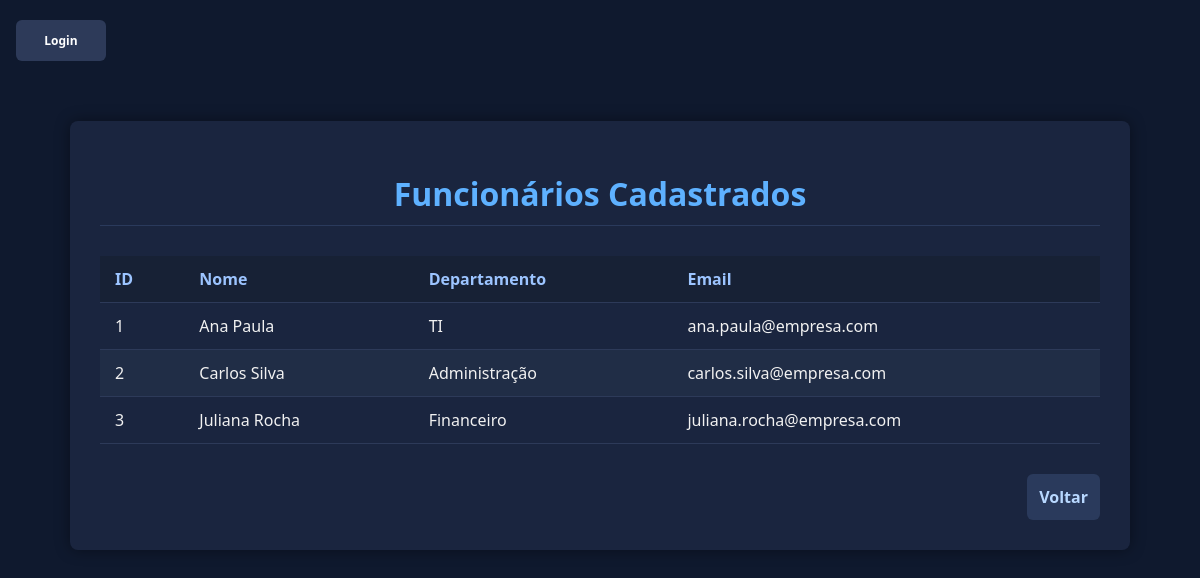
The page /funcionario on the database its author committed.
### tables this page shows
CREATE TABLE Funcionarios (
            id INTEGER PRIMARY KEY AUTOINCREMENT,
            nome TEXT,
            departamento TEXT,
            email TEXT
        );

### app.py (the view)
@app.route("/funcionario")
def funcionario():
    conexao = criar_conexao()
    funcionarios = Funcionario.listar(conexao)
    conexao.close()
    return render_template("funcionario.html", funcionarios=funcionarios)

### app.py (called while the page is built)
@app.context_processor
def adicionar_usuario_logado():
    return {"usuario_logado": "usuario_id" in session}

### db.py (called while the page is built)
def criar_conexao():
    return sqlite3.connect('estoque.db')

### models/funcionario.py (called while the page is built)
    @staticmethod
    def listar(conexao):
        cursor = conexao.cursor()
        cursor.execute("SELECT * FROM Funcionarios")
        resultados = cursor.fetchall()
        equipamentos = []
        for row in resultados:
            equipamento = Funcionario(*row)
            equipamentos.append(equipamento)
        return equipamentos

### templates/funcionario.html (shortened to what this page needs)
{% extends "base.html"%}
{% block conteudo %}
    <h1 class="titulo_eq">Funcionários Cadastrados</h1>
    {% if funcionarios %}
        <table>
            <thead>
                <tr>
                    <th>ID</th>
                    <th>Nome</th>
                    <th>Departamento</th>
                    <th>Email</th>
                </tr>
            </thead>
            <tbody>
                {% for f in funcionarios %}
                <tr>
                    <td>{{ f.id }}</td>
                    <td>{{ f.nome }}</td>
                    <td>{{ f.departamento }}</td>
                    <td>{{ f.email }}</td>
                </tr>
                {% endfor %}
            </tbody>
        </table>
        {% else %}
            <div class ="alert">Nenhum funcionario cadastrado!</div>
        {% endif %}
    <div class="botoes">
        <a href="{{ url_for('index') }}" class="voltar">Voltar</a>
    </div>
{% endblock %}

### static/style.css (style rules this page uses)
body { margin: 0; padding: 0; font-family: 'Segoe UI', sans-serif; background-color: #0f192e; color: #f1f1f1; }
.titulo_eq { text-align: center; font-size: 2rem; margin-bottom: 30px; color: #5eb1ff; border-bottom: 1px solid #2a3a5c; padding-bottom: 10px; }
table { width: 100%; border-collapse: collapse; margin-bottom: 30px; }
th, td { padding: 12px 15px; text-align: left; border-bottom: 1px solid #2d3a59; }
th { background-color: #172135; color: #9cc4ff; font-weight: 600; }
tr:nth-child(even) { background-color: #202d46; }
.botoes { display: flex; justify-content: space-between; }
.voltar { padding: 12px; font-size: 1rem; border: none; border-radius: 6px; cursor: pointer; font-weight: bold; text-align: center; background-color: #2a3a5c; color: #b8d8ff; margin-left: auto; text-decoration: none; transition: background-color 0.3s; }

### rows shown on the page
Funcionarios: id "1", nome "Ana Paula", departamento "TI", email "ana.paula@empresa.com"
Funcionarios: id "2", nome "Carlos Silva", departamento "Administração", email "carlos.silva@empresa.com"
Funcionarios: id "3", nome "Juliana Rocha", departamento "Financeiro", email "juliana.rocha@empresa.com"
